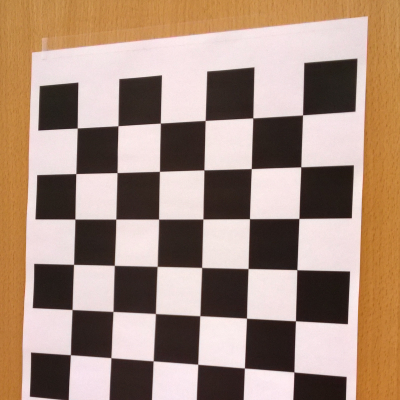
%> input picture TSBB08/lab6/chess.png, 400 x 400 px
$ octave calib.m   (GNU Octave 9; MATLAB toolbox functions it lacks are replaced by stand-ins)
%> lines starting %> are read from the running program, lines starting %| are printed output that depends on the picture; in (x1, y1, x2, y2) boxes, pixels count from 0 and x2, y2 are one past the last pixel; in counts of white or black regions, pixels touching at a corner belong together; the program's own positions count from 1
im = double(rgb2gray(imread('chess.png')));
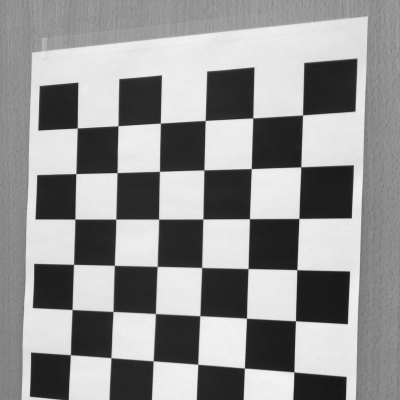
%> im: size 400x400 double; min 21, max 244, mean 146.7

figure(1)
colormap(gray(256))
subplot(1,1,1); imagesc(im, [0 256]); colorbar;
axis image; axis off;

% Compute derivative images
dxf = [1 0 -1; 2 0 -2; 1 0 -1]/8; % sobelx
fx=conv2(im,dxf, 'valid'); % With valid you get rid of the dark frame
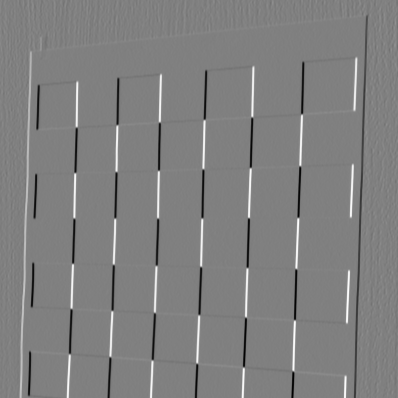
%> fx: size 398x398 double; min -101.2, max 100, mean 0; drawn with min black and max white
maxv = max(max(abs(fx)))/2;
%> maxv = 50.62

dyf = rot90(dxf, 3); % sobely
fy=conv2(im,dyf, 'valid'); % With valid you get rid of the dark frame
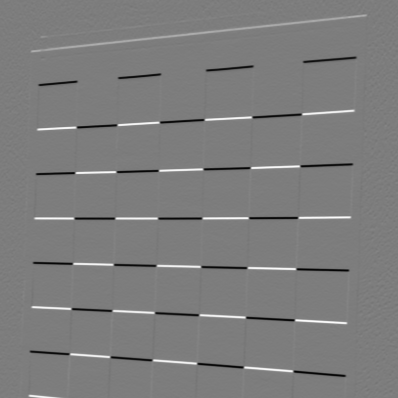
%> fy: size 398x398 double; min -95.38, max 98.88, mean 0; drawn with min black and max white
maxvy = max(max(abs(fy)))/2;
%> maxvy = 49.44

figure(2)
colormap(gray(256))
subplot(1,2,1); imagesc(fx, [-maxv maxv]); colorbar('horizontal');
title('f_x')
axis image; axis off;
subplot(1,2,2); imagesc(fy, [-maxvy maxvy]); colorbar('horizontal');
title('f_y')
axis image; axis off;

figure(3)
colormap(gray(256))

T11 = fx.^2;
subplot(1,2,1); imagesc(T11, [0 maxv^2]); colorbar('horizontal');
title('T_{11}')
axis image; axis off;
T22 = fy.^2;
subplot(1,2,2); imagesc(T22, [0 maxvy^2]); colorbar('horizontal');
title('T_{22}')
axis image; axis off;

sigma=1.25;
lpH=exp(-0.5*([-9:9]/sigma).^2);
lpH=lpH/sum(lpH); % Horizontal filter
lpV=lpH'; % Vertical filter

lp = conv2(lpV, lpH);

T11 = conv2(T11, lp, 'same');
T22 = conv2(T22, lp, 'same');

figure(4)
subplot(1,2,1); imagesc(T11, [0 maxv^2]); colorbar('horizontal');
title('T_{11} filtered')
axis image; axis off;
subplot(1,2,2); imagesc(T22, [0 maxvy^2]); colorbar('horizontal');
title('T_{22} filtered')
axis image; axis off;
colormap(gray(256));

T12 = fx.*fy;
T12 = conv2(T12, lp, 'same');

k = 0.05;

cHarris = T11.*T22 - T12.^2 - k*(T11 + T22).^2;
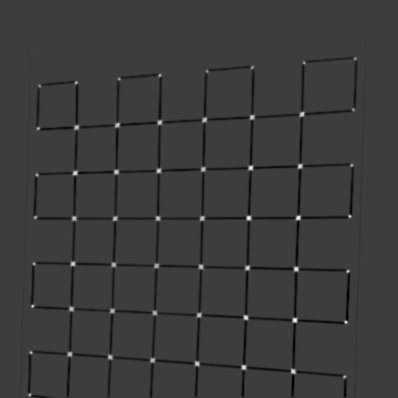
%> cHarris: size 398x398 double; min -1151833.1, max 3598229.5, mean -33649.2; drawn with min black and max white

figure(5), imagesc(cHarris), axis image; axis off;
colorbar('horizontal');
title('c_{Harris}')

thHarris = cHarris>1000000;
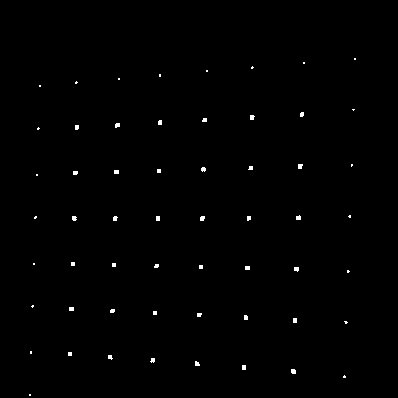
%> thHarris: size 398x398 logical; 0.5% white; 57 white regions (40 under 20 px), largest, box (x1, y1, x2, y2) and area: (291, 369, 296, 374) 23, (298, 164, 303, 169) 22, (200, 216, 205, 221) 22
maxHarris = imregionalmax(cHarris);
%> maxHarris: size 398x398 logical; 1.8% white in thin lines or dots

harrisPoints = thHarris.*maxHarris;
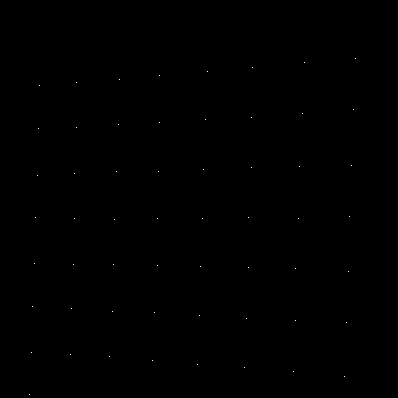
%> harrisPoints: size 398x398 double; values 0 (black) and 1 (white), 0.04% white in thin lines or dots, all inside (x1, y1, x2, y2) = (29, 58, 356, 395)
figure(6), imagesc(thHarris), axis image; axis off;
colorbar('horizontal');
colormap(gray);
title('Harris thresholded')

figure(7), imagesc(maxHarris), axis image; axis off;
colorbar('horizontal');
colormap(gray);
title('Maxpoints')

figure(8), imagesc(harrisPoints), axis image; axis off;
colorbar('horizontal');
colormap(gray);
title('Harris points')


x = [];
y = [];
r = [];

[h, w] = size(harrisPoints);
%> h = 398; w = 398

for yp = 1:h
    for xp = 1:w
        if harrisPoints(yp, xp) == 1
            x = [x; xp];
            y = [y; yp];
            r = [r; 4];
        end
    end
end
%> after the loop, r = 57 values from 4 to 4; x = 57 values, max 356 at index 1, min 30 at index 57, mean 182.9; y = 57 values from 59 to 395

figure(9), imagesc(im), axis image; axis off;
viscircles([x + 1 y + 1], r, 'EdgeColor', 'r');
colorbar('horizontal');
colormap(gray);
title('Circles of Harris points')
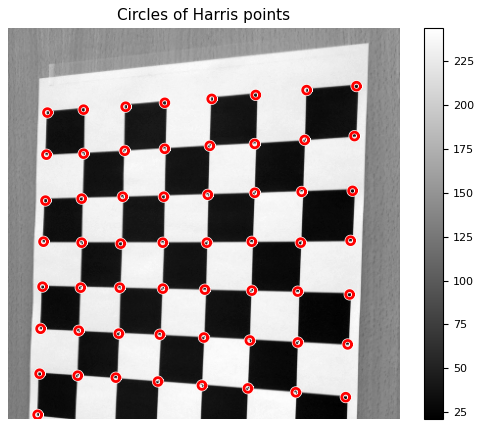
%> figure redrawn from the program's plot data
